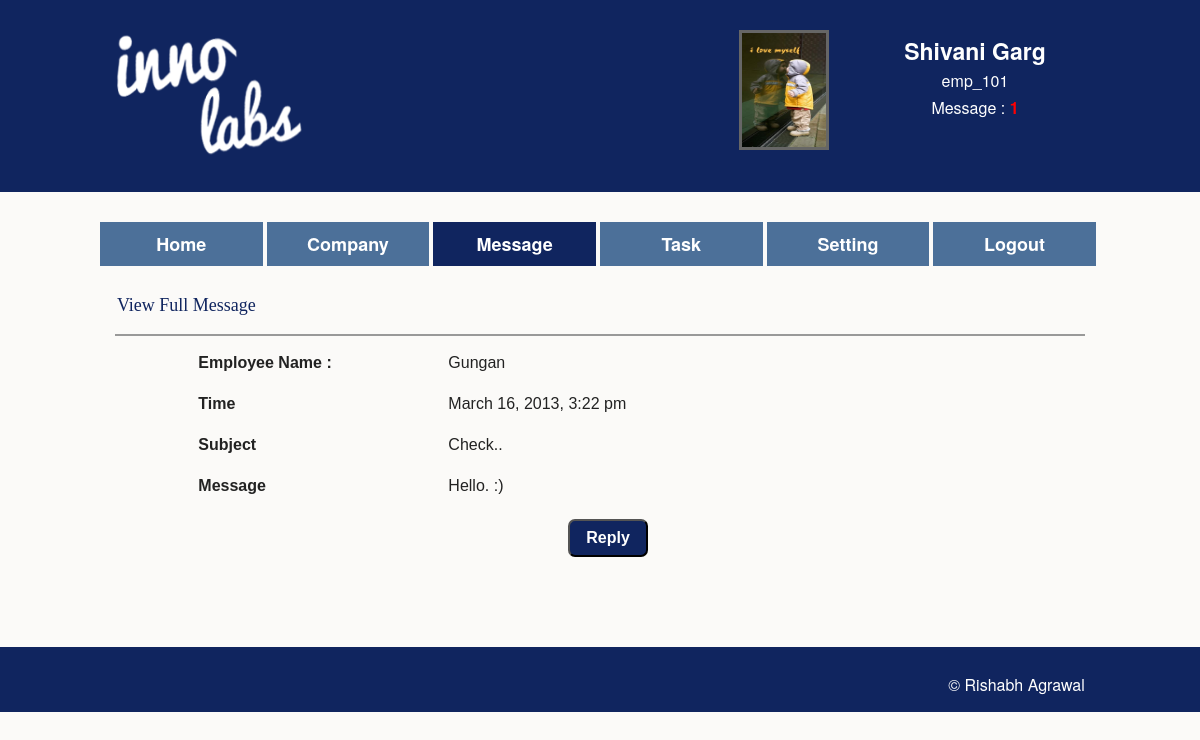
The app's page /view_full_message.php?id=2 (signed in) with its own data.
### tables this page shows
CREATE TABLE IF NOT EXISTS `employee` (
  `id` int(11) NOT NULL AUTO_INCREMENT,
  `Name` varchar(255) NOT NULL,
  `User_id` varchar(255) NOT NULL,
  `Password` varchar(255) NOT NULL,
  `Email_id` varchar(255) NOT NULL,
  `Mobile` varchar(255) NOT NULL,
  `Gender` varchar(255) NOT NULL,
  `Dob` varchar(255) NOT NULL,
  `Department` varchar(255) NOT NULL,
  `Exp_year` varchar(255) NOT NULL,
  `Company` varchar(255) NOT NULL,
  `Designation` varchar(255) NOT NULL,
  `Father_name` varchar(255) NOT NULL,
  `Mother_name` varchar(255) NOT NULL,
  `Father_mobile` varchar(255) NOT NULL,
  `Address` varchar(255) NOT NULL,
  `Image` varchar(255) NOT NULL,
  `Status` varchar(255) NOT NULL,
  PRIMARY KEY (`id`)
);

CREATE TABLE IF NOT EXISTS `msg_emp_101` (
  `id` int(11) NOT NULL AUTO_INCREMENT,
  `User_id` varchar(255) NOT NULL,
  `Subject` varchar(255) NOT NULL,
  `Description` varchar(255) NOT NULL,
  `Time` varchar(255) NOT NULL,
  `Display` varchar(255) NOT NULL,
  `Status` varchar(255) NOT NULL,
  PRIMARY KEY (`id`)
);

### view_full_message.php (the view, shortened to what this page needs)
<?php
include('header.php');
if(isset($_GET['id']))
{
	$msg_id = $_GET['id'];
	$query = mysql_query("SELECT * FROM $table WHERE id = '$msg_id'");
	$row_full_msg = mysql_fetch_assoc($query);
	$sender_id = $row_full_msg['User_id'];
	if(substr($sender_id,0,4) == 'admi')
	{
		$query_name = mysql_query("SELECT * FROM admin WHERE User_id = '$sender_id' AND Status = 'True'");
		$row_name = mysql_fetch_assoc($query_name);
	}
	elseif(substr($sender_id,0,4) == 'emp_')
	{
		$query_name = mysql_query("SELECT * FROM employee WHERE User_id = '$sender_id' AND Status = 'True'");
		$row_name = mysql_fetch_assoc($query_name);
	}
}
?>
   <?php
	if(substr($_SESSION['login_id'],0,4) == 'admi')
	{
	?>
    <div class="row nav">
    	<a href="home.php">
        <div class="large-2 column">
         Home
        </div>
        </a>
        <a href="manage_emp.php">
        <div class="large-2 column">
       	 Manage Emp
        </div>
        </a>
        <a href="message.php">
        <div class="large-2 column" style="background:#10255F;">
         Message
        </div>
        </a>
        <a href="task.php">
        <div class="large-2 column">
         Task
        </div>
        </a>
        <a href="signup.php">
        <div class="large-2 column">
         Add New User
        </div>
        </a>
        <a href="setting.php">
        <div class="large-2 column" >
        Setting
        </div>
        </a>
    </div>
  	<?php
	}
    elseif(substr($_SESSION['login_id'],0,4) == 'emp_')
	{
	?>
    <div class="row nav">
    	<a href="home.php">
        <div class="large-2 column">
         Home
        </div>
        </a>
        <a href="company_detail.php">
        <div class="large-2 column">
       	 Company
        </div>
        </a>
        <a href="message.php">
        <div class="large-2 column" style="background:#10255F;">
         Message
        </div>
        </a>
        <a href="task.php">
        <div class="large-2 column">
         Task
        </div>
        </a>
        <a href="setting.php">
        <div class="large-2 column" >
        Setting
        </div>
        </a>
         <a href="logout.php">
        <div class="large-2 column">
         Logout
        </div>
        </a>
    </div>
    <?php
	}
	?>
    <div class="row">
    	<div class="large-12 column main_heading">
       	View Full Message
        </div>
    </div>
     <div class="row">
    	<div class="large-12 column">
        <hr style="border:0.1em #999999 solid;">
        </div>
    </div>
   <div class="manage_emp">
       <div class="row">
            <div class="large-3 large-offset-1 column emp_name" style="font-weight:bold;">
            Employee Name :
            </div>
            <div class="large-6 column end">
            <?php echo $row_name['Name']; ?>
            </div>
       </div>
       <div class="row" style="margin-top:25px;">
            <div class="large-3 large-offset-1 column emp_name"  style="font-weight:bold;" >
           	Time
            </div>
            <div class="large-6 column end">
               <?php echo $row_full_msg['Time']; ?>
            </div>
       </div>
       <div class="row" style="margin-top:25px;">
            <div class="large-3 large-offset-1 column emp_name"  style="font-weight:bold;" >
            Subject
            </div>
            <div class="large-6 column end">
			<?php echo $row_full_msg['Subject']; ?>
            </div>
       </div>
        <div class="row" style="margin-top:25px;">
            <div class="large-3 large-offset-1 column emp_name"  style="font-weight:bold;">
            Message
            </div>
            <div class="large-6 column end">
            <?php echo $row_full_msg['Description']; ?>
            </div>
       </div>
       <div class="row" style="margin-top:25px;">
            <div class="large-12 column">
            <center>
            <form action="send_message.php" method="post">
            <input type="submit" value="Reply"  name="reply"/>
            </form>
            </center>
            </div>
       </div>
   </div>
   <div id="full_width">
   <div class="footer" style="margin-top:74px;">
        <div class="row">
            <div class="large-2 large-offset-10 column copyright">
        &copy; Rishabh Agrawal
            </div>
        </div>
   </div>
   </div>
</body>
</html>

### header.php (shortened to what this page needs)
<?php
if(substr($_SESSION['login_id'],0,4) == 'admi')
{
	if(!isset($_SESSION['login_id']))
	{
		header('location:index.php');
	}
	else{
		$user_id = $_SESSION['login_id'];
		$table = "msg_".$user_id;
		$query = mysql_query("SELECT * FROM admin Where Status = 'True' AND User_id = '$user_id'");
		$row_header = mysql_fetch_assoc($query);
		$query = mysql_query("SELECT * FROM $table WHERE Status = 'True' AND Display = '1'");
		$row_msg = mysql_fetch_assoc($query);
		$total_message =  mysql_num_rows($query);
	}
?>
<!DOCTYPE html>
 <html class="no-js" lang="en">
<head>
	<meta charset="utf-8" />
  <meta name="viewport" content="width=device-width" />
  <title>Password Sniffer</title>
  <link rel="stylesheet" href="css/normalize.css" />
  <link rel="stylesheet" href="css/main.css" />
  <link rel="stylesheet" href="css/foundation.css" />
  <script src="js/vendor/custom.modernizr.js"></script>
  <script src="js/jquery-latest.js" type="text/javascript"></script>
</head>
<body id="body">
<div id="full_width">
    <div class="row header" id="full_widths">
        <div class="large-6 columns">
        	<div class="row">
            <div class="large-10 column">
       			 <a href="#"><img src="img/logo.png" style="height:130px;  margin-left:-100px;"></a>
        	</div>
        	</div>
        </div>
        <div class="large-2 large-offset-1 column" >
            <div class="row">
				<div class="large-8 large-offset-4">
            		<img src="admin/<?php echo $row_header['Image']?>" style="height:120px;width:90px;border:3px #666 solid;"  >
            	</div>
            </div>
        </div>
        <div class="large-3 column end">
            <div class="row ">
                <div class="large-12 columns user_name">
                <h4><a href="#" class="user_n"><?php echo $row_header['Name']?></a></h4>
                </div>
            </div>
            <div class="row ">
                <div class="large-12 user_name columns" style="margin-top:-10px;">
                <p class="user_n"><?php echo $row_header['User_id']?></p>
                </div>
            </div>
            <div class="row ">
                <div class="large-12 user_name column" style="margin-top:-19px;">
                <p><a href="view_message.php" class="user_n">Message : <?php
                if($total_message == '0')
				{
					echo "<span style='font-weight:bold;'>".$total_message."</span>";
				}
				else
				{
					echo "<span style='color:red;font-weight:bold;'>".$total_message."</span>";
				}
				?>
                </a></p>
                </div>
            </div>
            <div class="row ">
                <div class="large-12 user_name column" style="margin-top:-19px;">
                <p><a href="logout.php" class="user_n">Logout</a></p>
                </div>
            </div>
         </div>
    </div>
 </div>
<?php
}
elseif(substr($_SESSION['login_id'],0,4) == 'emp_')
{
	if(!isset($_SESSION['login_id']))
	{
		header('location:index.php');
	}
	else{
		$user_id = $_SESSION['login_id'];
		$table = "msg_".$user_id;
		$query = mysql_query("SELECT * FROM employee Where Status = 'True' AND User_id = '$user_id'");
		$row_header = mysql_fetch_assoc($query);
		$query = mysql_query("SELECT * FROM $table WHERE Status = 'True' AND Display = '1'");
		$total_message =  mysql_num_rows($query);
	}
?>
<!DOCTYPE html>
 <html class="no-js" lang="en">
<head>
  <link rel="stylesheet" href="css/normalize.css" />
  <link rel="stylesheet" href="css/main.css" />
  <link rel="stylesheet" href="css/foundation.css" />
</head>
<body id="body">
<div id="full_width">
    <div class="row header" id="full_widths">
        <div class="large-6 columns">
        	<div class="row">
            <div class="large-10 column">
       			 <a href="#"><img src="img/logo.png" style="height:130px;  margin-left:-100px;"></a>
        	</div>
        	</div>
        </div>
        <div class="large-2 large-offset-1 column" >
            <div class="row">
				<div class="large-8 large-offset-4">
            		<img src="employee/<?php echo $row_header['Image']?>" style="height:120px;width:90px;border:3px #666 solid;"  >
            	</div>
            </div>
        </div>
        <div class="large-3 column end">
            <div class="row ">
                <div class="large-12 columns user_name">
                <h4><a href="#" class="user_n"><?php echo $row_header['Name']?></a></h4>
                </div>
            </div>
            <div class="row ">
                <div class="large-12 user_name columns" style="margin-top:-10px;">
                <p class="user_n"><?php echo $row_header['User_id']?></p>
                </div>
            </div>
            <div class="row ">
                <div class="large-12 user_name column" style="margin-top:-19px;">
                <p><a href="view_message.php" class="user_n">Message : <?php
                if($total_message == '0')
				{
					echo "<span style='font-weight:bold;'>".$total_message."</span>";
				}
				else
				{
					echo "<span style='color:red;font-weight:bold;'>".$total_message."</span>";
				}
				?>
                </a></p>
                </div>
            </div>
         </div>
    </div>
 </div>
<?php
}
else{
	unset($_SESSION['login_id']);
	header('location: index.php');
}
?>

### css/main.css (style rules this page uses)
#body { background:#fbfaf8; }
.main_heading { margin-top:30px; font-size:18px; color:#10255F; font-family:"Comic Sans MS", cursive; }
#full_width { width:100%; background:#10255F; }
.header { padding-top:30px; padding-bottom:30px; }
.user_name { text-align:center; }
.user_n { color:#fff !important; }
.nav { padding-top:30px; }
.nav div { text-align:center; padding-top:1.3%; padding-bottom:1.3%; font-size:18px; background:#4c7099; border-right:#fbfaf8 solid 4px; color:#fff; font-weight:bold; }
input[type="submit"] { margin-left:16px; background-color:#10255F; color:#FFF; text-align:center; padding:8px 16px 8px 16px; font-weight:bold; border-radius:7px; cursor:pointer; }
.manage_emp { font-family:"Lucida Sans Unicode", "Lucida Grande", sans-serif; }
.footer { background:#10255F; height:65px; margin-top:50px; color:#fff; }
.copyright { margin-top:30px; }

### records on screen
employee: Image (picture), Name "Shivani Garg", User "emp_101"
employee: Name "Gungan"
msg_emp_101: Time "March 16, 2013, 3:22 pm", Subject "Check..", Description "Hello. :)"

### other values on screen
$total_message "1"
